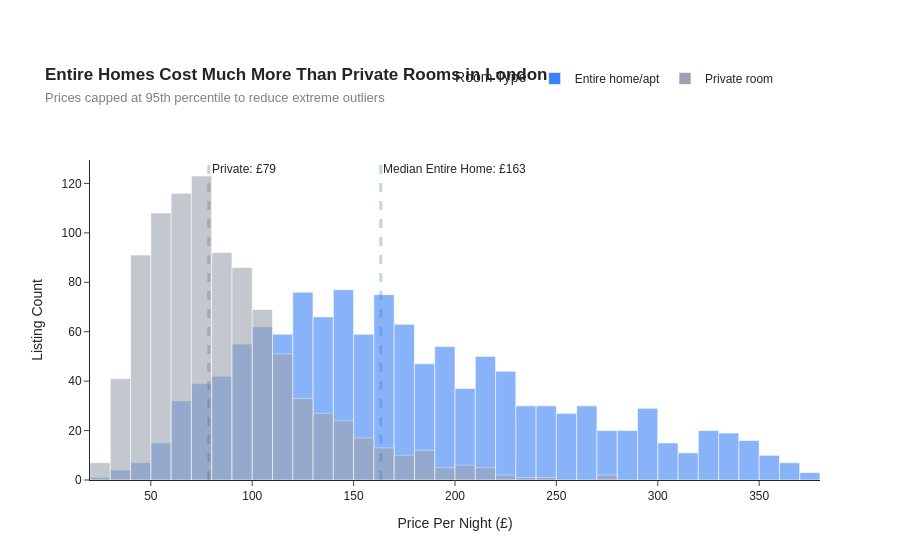

The notebook cell this image was saved under:
### Markdown cell above
## Task 1 — Histogram: price by room type (overlapping distributions)

**What to build:** A histogram showing price distributions for **Entire home/apt vs Private room** (exclude Shared room — too few observations) overlaid on the same chart.

**Requirements:**
- Both room types on the same chart (use `color='room_type'`)
- `barmode='overlay'` with `opacity=0.6` so both distributions are visible
- A vertical line for the median of EACH room type, differently coloured
- Insight title comparing the two distributions

> 💡 `df_cap[df_cap['room_type'].isin(['Entire home/apt','Private room'])]`

### Code cell
# Task 1
# YOUR CODE HERE
df_task1 = df_cap[
    df_cap['room_type'].isin(['Entire home/apt', 'Private room'])
].copy()

# Calculate medians
med_home = df_task1[df_task1['room_type'] == 'Entire home/apt']['price'].median()
med_private = df_task1[df_task1['room_type'] == 'Private room']['price'].median()

# Create histogram
fig1 = px.histogram(
    df_task1,
    x='price',
    color='room_type',
    barmode='overlay',
    opacity=0.6,
    nbins=40,
    color_discrete_map={
        'Entire home/apt': '#3B82F6',
        'Private room': '#9CA3AF'
    },
    title="<b>Entire Homes Cost Much More Than Private Rooms in London</b><br><span style='font-size:13px;color:gray'>Prices capped at 95th percentile to reduce extreme outliers</span>",
    labels={
        'price': 'Price Per Night (£)',
        'count': 'Listing Count',
        'room_type': 'Room Type'
    },
    template='simple_white'
)

# Median line — Entire home
fig1.add_vline(
    x=med_home,
    line_dash='dash',
    line_color='#2E75B6',
    line_width=3,

    annotation_text=f"Median Entire Home: £{med_home:.0f}",
    annotation_position='top right'
)

# Median line — Private room
fig1.add_vline(
    x=med_private,
    line_dash='dash',
    line_color='#666666',
    line_width=3,

    annotation_text=f"Private: £{med_private:.0f}",
    annotation_position='top right',

    annotation_xshift=1
)

# Layout polish
fig1.update_layout(
    font=dict(family='Arial'),

    legend=dict(
        title='Room Type',
        orientation='h',
        y=1.30,
        x=0.72,
        xanchor='center'
    ),

    yaxis_title='Listing Count',

    margin=dict(
        t=160,
        l=90
    )
)

fig1.show()

### Figure 1 — Plotly figure (JSON) as saved in the notebook; plotly's stock layout.template omitted (floating-point values rounded to 4 significant figures; data arrays with more than 128 entries replaced by an {"elided": "..."} marker saying what was removed)
{"data": [{"bingroup": "x", "hovertemplate": "Room Type=Entire home/apt<br>Price Per Night (£)=%{x}<br>count=%{y}<extra></extra>", "legendgroup": "Entire home/apt", "marker": {"color": "#3B82F6", "opacity": 0.6, "pattern": {"shape": ""}}, "name": "Entire home/apt", "nbinsx": 40, "orientation": "v", "showlegend": true, "type": "histogram", "x": {"elided": "1251 float values"}, "xaxis": "x", "yaxis": "y"}, {"bingroup": "x", "hovertemplate": "Room Type=Private room<br>Price Per Night (£)=%{x}<br>count=%{y}<extra></extra>", "legendgroup": "Private room", "marker": {"color": "#9CA3AF", "opacity": 0.6, "pattern": {"shape": ""}}, "name": "Private room", "nbinsx": 40, "orientation": "v", "showlegend": true, "type": "histogram", "x": {"elided": "942 float values"}, "xaxis": "x", "yaxis": "y"}], "layout": {"annotations": [{"showarrow": false, "text": "Median Entire Home: £163", "x": 163.4, "xanchor": "left", "xref": "x", "y": 1, "yanchor": "top", "yref": "y domain"}, {"showarrow": false, "text": "Private: £79", "x": 78.57, "xanchor": "left", "xref": "x", "xshift": 1, "y": 1, "yanchor": "top", "yref": "y domain"}], "barmode": "overlay", "font": {"family": "Arial"}, "legend": {"orientation": "h", "title": {"text": "Room Type"}, "tracegroupgap": 0, "x": 0.72, "xanchor": "center", "y": 1.3}, "margin": {"l": 90, "t": 160}, "shapes": [{"line": {"color": "#2E75B6", "dash": "dash", "width": 3}, "type": "line", "x0": 163.4, "x1": 163.4, "xref": "x", "y0": 0, "y1": 1, "yref": "y domain"}, {"line": {"color": "#666666", "dash": "dash", "width": 3}, "type": "line", "x0": 78.57, "x1": 78.57, "xref": "x", "y0": 0, "y1": 1, "yref": "y domain"}], "title": {"text": "<b>Entire Homes Cost Much More Than Private Rooms in London</b><br><span style='font-size:13px;color:gray'>Prices capped at 95th percentile to reduce extreme outliers</span>"}, "xaxis": {"anchor": "y", "domain": [0, 1], "title": {"text": "Price Per Night (£)"}}, "yaxis": {"anchor": "x", "domain": [0, 1], "title": {"text": "Listing Count"}}}}
